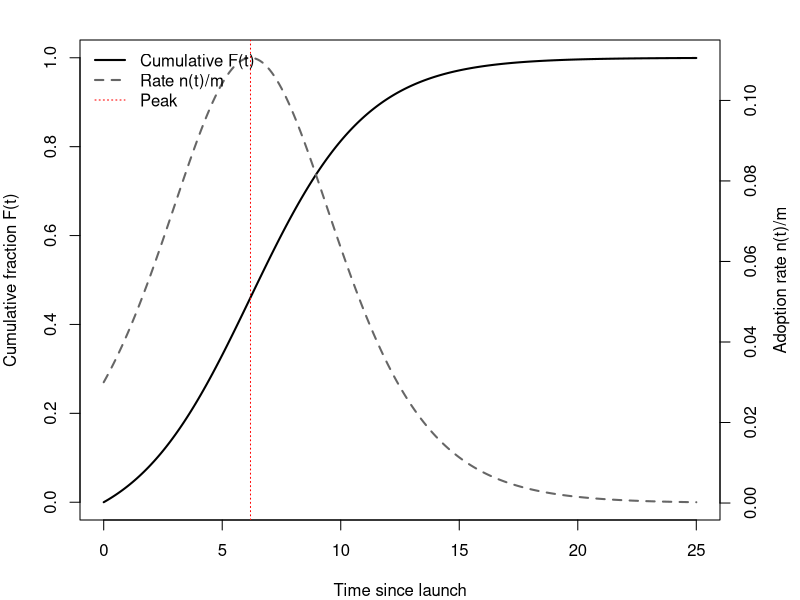

Reproduce this figure in R.
## ---- chunk 1
#| label: fig-bass-curve
#| fig-cap: "Bass diffusion: cumulative adoption F(t) and the hump-shaped adoption
#|   rate n(t) for p = 0.03, q = 0.38, m = 1. The adoption rate peaks at the
#|   inflection point of the S-curve."
set.seed(1969)
p <- 0.03; q <- 0.38; m <- 1
t <- seq(0, 25, by = 0.1)

F_t <- (1 - exp(-(p + q) * t)) / (1 + (q / p) * exp(-(p + q) * t))
f_t <- (p + q * F_t) * (1 - F_t)   # adoption density n(t)/m

t_peak <- log(q / p) / (p + q)

op <- par(mar = c(4, 4, 2, 4))
plot(t, F_t, type = "l", lwd = 2, ylim = c(0, 1),
     xlab = "Time since launch", ylab = "Cumulative fraction F(t)")
par(new = TRUE)
plot(t, f_t, type = "l", lwd = 2, lty = 2, col = "grey40",
     axes = FALSE, xlab = "", ylab = "")
axis(4); mtext("Adoption rate n(t)/m", side = 4, line = 2.5)
abline(v = t_peak, col = "red", lty = 3)
legend("topleft", legend = c("Cumulative F(t)", "Rate n(t)/m", "Peak"),
       lty = c(1, 2, 3), lwd = c(2, 2, 1),
       col = c("black", "grey40", "red"), bty = "n")
par(op)
